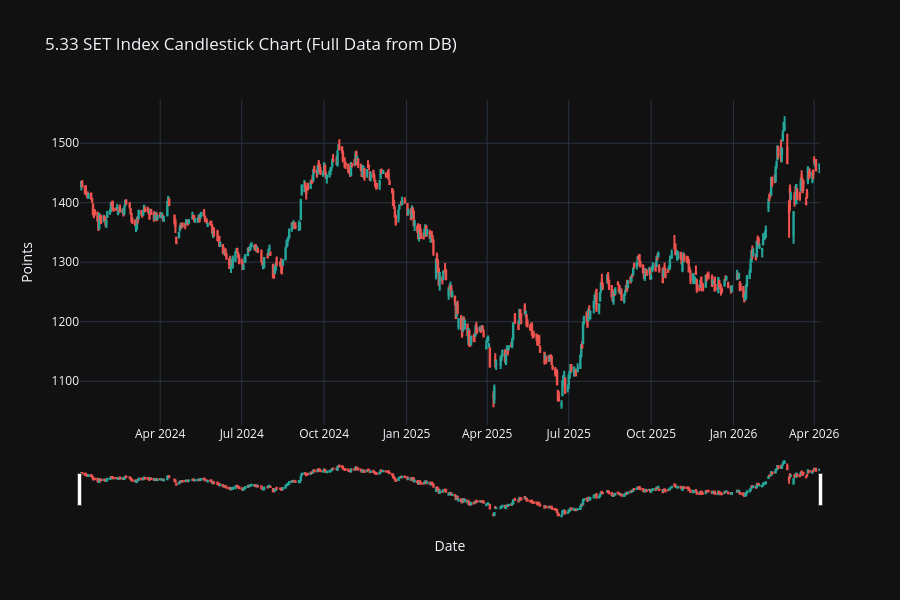

The code cell stored with this chart in its notebook:
### Markdown cell above
## 📊 5.33 plot Candlestick of SET index

### Code cell
import pandas as pd
import plotly.graph_objects as go
from sqlalchemy import create_engine, text

# 1. เชื่อมต่อฐานข้อมูล thai_stock_market
engine = create_engine('postgresql://postgres:admin@localhost:5432/thai_stock_market')

# 2. Query ข้อมูลจากตาราง index_prices_full
# ใช้ "date" ครอบด้วยเครื่องหมายคำพูดเนื่องจากเป็นคำสงวนใน SQL
query = """
SELECT "date", open, high, low, close 
FROM index_prices_full 
ORDER BY "date" ASC
"""

try:
    with engine.connect() as conn:
        df_set_full = pd.read_sql(text(query), conn)

    # ตรวจสอบว่ามีข้อมูลไหม
    if df_set_full.empty:
        print("⚠️ ไม่พบข้อมูลในตาราง index_prices_full")
    else:
        # 3. วาดกราฟ Candlestick
        fig = go.Figure(data=[go.Candlestick(
            x=df_set_full['date'],
            open=df_set_full['open'],
            high=df_set_full['high'],
            low=df_set_full['low'],
            close=df_set_full['close'],
            increasing_line_color='#26a69a', # สีเขียว
            decreasing_line_color='#ef5350'  # สีแดง
        )])

        # 4. ปรับแต่งหน้าตาให้สวยงาม (Dark Mode)
        fig.update_layout(
            title='5.33 SET Index Candlestick Chart (Full Data from DB)',
            xaxis_title='Date',
            yaxis_title='Points',
            template='plotly_dark',
            xaxis_rangeslider_visible=True, # เปิด Slider ด้านล่างเพื่อซูมช่วงเวลา
            height=600
        )

        fig.show()

except Exception as e:
    print(f"❌ เกิดข้อผิดพลาด: {e}")

### Figure 1 — Plotly figure (JSON) as saved in the notebook; plotly's stock layout.template omitted (floating-point values rounded to 4 significant figures; data arrays with more than 128 entries replaced by an {"elided": "..."} marker saying what was removed)
{"data": [{"close": {"elided": "548 float values"}, "decreasing": {"line": {"color": "#ef5350"}}, "high": {"elided": "548 float values"}, "increasing": {"line": {"color": "#26a69a"}}, "low": {"elided": "548 float values"}, "open": {"elided": "548 float values"}, "type": "candlestick", "x": {"elided": "548 str values"}}], "layout": {"height": 600, "title": {"text": "5.33 SET Index Candlestick Chart (Full Data from DB)"}, "xaxis": {"rangeslider": {"visible": true}, "title": {"text": "Date"}}, "yaxis": {"title": {"text": "Points"}}}}
